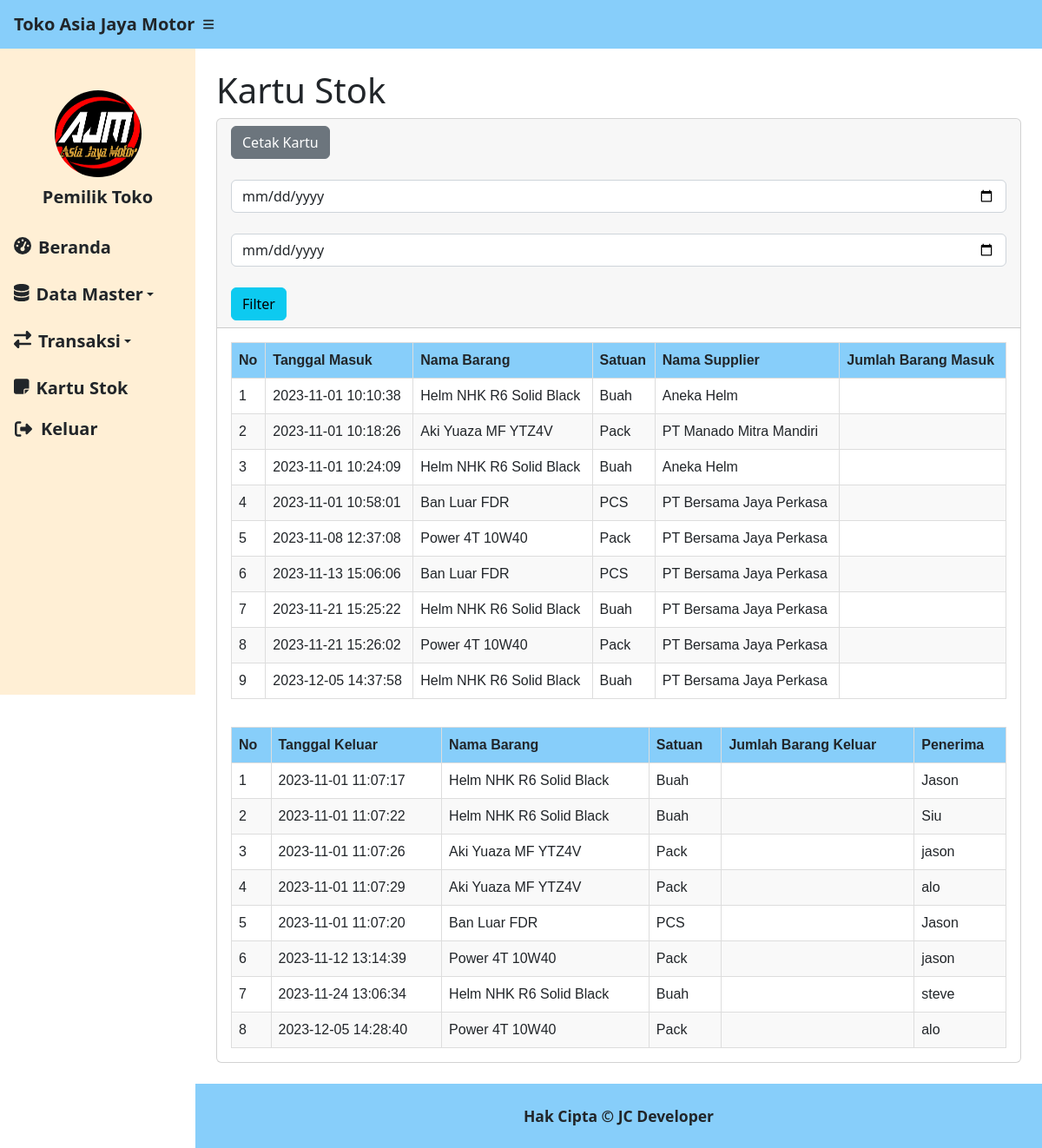
The app's page /kartustok_pimpinan.php (signed in), older data.
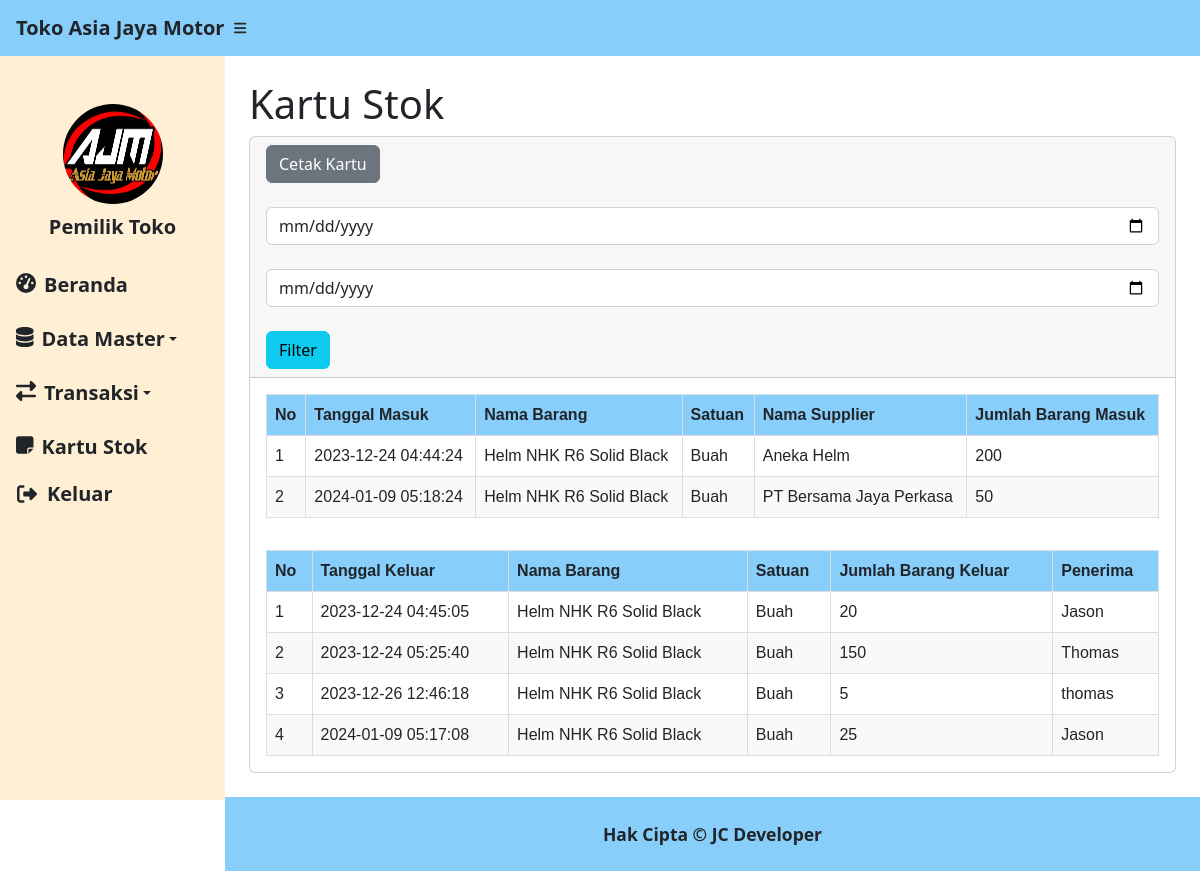
The same page, newer data.
### tables this page shows
CREATE TABLE `stok` (
  `idbarang` int(11) NOT NULL,
  `namabarang` varchar(25) NOT NULL,
  `jenisbarang` varchar(25) NOT NULL,
  `satuan` varchar(100) NOT NULL,
  `keterangan` varchar(500) NOT NULL,
  `Tanggal_Expired` varchar(100) NOT NULL,
  `stock` int(11) NOT NULL
);

### kartustok_pimpinan.php (the view, shortened to what the changed rows need)
<?php
require 'fungsi.php';
?>
<!DOCTYPE html>
<html lang="en">
<head>
    <link href="https://cdn.jsdelivr.net/npm/simple-datatables@7.1.2/dist/style.min.css" rel="stylesheet" />
    <link href="css/styles.css" rel="stylesheet" />
</head>
<body class="sb-nav-fixed">
    <div id="layoutSidenav">
        <div id="layoutSidenav_content">
            <main>
                <div class="container-fluid px-4">
                    <h1 class="mt-4">Kartu Stok</h1>
                    <div class="card mb-4">
                        <div class="card-body">
                            <table id="datatablesSimple">
                                <thead>
                                    <tr>
                                        <th>No</th>
                                        <th>Tanggal Masuk</th>
                                        <th>Nama Barang</th>
                                        <th>Satuan</th>
                                        <th>Nama Supplier</th>
                                        <th>Jumlah Barang Masuk</th>
                                    </tr>
                                </thead>
                                <tbody>
                                    <?php
                                    if (isset($_POST['saringtanggal'])) {
                                        $mulai = $_POST['tanggal_mulai'];
                                        $selesai = $_POST['tanggal_selesai'];
                                        if ($mulai != null || $selesai != null) {
                                            $ambilsemuadatastok = mysqli_query($conn, "SELECT * FROM `barang-masuk` m, stok s WHERE s.idbarang = m.idbarang
                                                    AND tanggal BETWEEN '$mulai' AND DATE_ADD('$selesai', INTERVAL 1 DAY) ORDER BY idmasuk DESC");
                                        } else {
                                            $ambilsemuadatastok = mysqli_query($conn, "SELECT * FROM barang-masuk m, stok s WHERE s.idbarang = m.idbarang");
                                        }
                                    } else {
                                        $ambilsemuadatastok = mysqli_query($conn, "SELECT * FROM `barang-masuk` m, stok s WHERE s.idbarang = m.idbarang");
                                    }
                                    $i = 1;
                                    while ($data = mysqli_fetch_array($ambilsemuadatastok)) {
                                        $tanggal = $data['tanggal'];
                                        $namabarang = $data['namabarang'];
                                        $satuan = $data['satuan'];
                                        $nama_supplier = $data['nama_supplier'];
                                        $qty_masuk = $data['qty_masuk'];
                                    ?>
                                        <td><?php echo $i++; ?></td>
                                        <td><?php echo $tanggal; ?></td>
                                        <td><?php echo $namabarang; ?></td>
                                        <td><?php echo $satuan ?></td>
                                        <td><?php echo $nama_supplier; ?></td>
                                        <td><?php echo $qty_masuk; ?></td>
                                    <?php
                                    }
                                    ?>
                                </tbody>
                            </table>
                        </div>
                        <div class="card-body">
                            <table id="datatablesSimple">
                                <thead>
                                    <tr>
                                        <th>No</th>
                                        <th>Tanggal Keluar</th>
                                        <th>Nama Barang</th>
                                        <th>Satuan</th>
                                        <th>Jumlah Barang Keluar</th>
                                        <th>Penerima</th>
                                    </tr>
                                </thead>
                                <tbody>
                                    <?php
                                    if (isset($_POST['saringtanggal'])) {
                                        $mulai = $_POST['tanggal_mulai'];
                                        $selesai = $_POST['tanggal_selesai'];
                                        if ($mulai != null || $selesai != null) {
                                            $ambilsemuadatastok = mysqli_query($conn, "SELECT * FROM `barang-keluar` k, stok s WHERE s.idbarang = k.idbarang
                                                    AND tanggal BETWEEN '$mulai' AND DATE_ADD('$selesai', INTERVAL 1 DAY) ORDER BY idkeluar DESC");
                                        } else {
                                            $ambilsemuadatastok = mysqli_query($conn, "SELECT * FROM `barang-keluar` k, stok s WHERE s.idbarang = k.idbarang");
                                        }
                                    } else {
                                        $ambilsemuadatastok = mysqli_query($conn, "SELECT * FROM `barang-keluar` k, stok s WHERE s.idbarang = k.idbarang");
                                    }
                                    $i = 1;
                                    while ($data = mysqli_fetch_array($ambilsemuadatastok)) {
                                        $tanggal = $data['tanggal'];
                                        $namabarang = $data['namabarang'];
                                        $satuan = $data['satuan'];
                                        $qty_keluar = $data['qty_keluar'];
                                        $penerima = $data['penerima'];
                                    ?>
                                        <td><?php echo $i++; ?></td>
                                        <td><?php echo $tanggal; ?></td>
                                        <td><?php echo $namabarang; ?></td>
                                        <td><?php echo $satuan; ?></td>
                                        <td><?php echo $qty_keluar; ?></td>
                                        <td><?php echo $penerima; ?></td>
                                    <?php
                                    }
                                    ?>
                                </tbody>
                            </table>
                        </div>
                    </div>
                </div>
            </main>
        </div>
    </div>
</body>

Row changes from the older to the newer data that the page shows:
removed barang-masuk: tanggal "2023-11-01 10:10:38", idbarang.namabarang "Helm NHK R6 Solid Black", idbarang.satuan "Buah", nama_supplier "Aneka Helm"
removed barang-masuk: tanggal "2023-11-01 10:18:26", idbarang.namabarang "Aki Yuaza MF YTZ4V", idbarang.satuan "Pack", nama_supplier "PT Manado Mitra Mandiri"
removed barang-masuk: tanggal "2023-11-01 10:24:09", idbarang.namabarang "Helm NHK R6 Solid Black", idbarang.satuan "Buah", nama_supplier "Aneka Helm"
removed barang-masuk: tanggal "2023-11-01 10:58:01", idbarang.namabarang "Ban Luar FDR", idbarang.satuan "PCS", nama_supplier "PT Bersama Jaya Perkasa"
removed barang-masuk: tanggal "2023-11-08 12:37:08", idbarang.namabarang "Power 4T 10W40", idbarang.satuan "Pack", nama_supplier "PT Bersama Jaya Perkasa"
removed barang-masuk: tanggal "2023-11-13 15:06:06", idbarang.namabarang "Ban Luar FDR", idbarang.satuan "PCS", nama_supplier "PT Bersama Jaya Perkasa"
removed barang-masuk: tanggal "2023-11-21 15:25:22", idbarang.namabarang "Helm NHK R6 Solid Black", idbarang.satuan "Buah", nama_supplier "PT Bersama Jaya Perkasa"
removed barang-masuk: tanggal "2023-11-21 15:26:02", idbarang.namabarang "Power 4T 10W40", idbarang.satuan "Pack", nama_supplier "PT Bersama Jaya Perkasa"
removed barang-masuk: tanggal "2023-12-05 14:37:58", idbarang.namabarang "Helm NHK R6 Solid Black", idbarang.satuan "Buah", nama_supplier "PT Bersama Jaya Perkasa"
removed barang-keluar: tanggal "2023-11-01 11:07:17", idbarang.namabarang "Helm NHK R6 Solid Black", idbarang.satuan "Buah", penerima "Jason"
removed barang-keluar: tanggal "2023-11-01 11:07:22", idbarang.namabarang "Helm NHK R6 Solid Black", idbarang.satuan "Buah", penerima "Siu"
removed barang-keluar: tanggal "2023-11-01 11:07:26", idbarang.namabarang "Aki Yuaza MF YTZ4V", idbarang.satuan "Pack", penerima "jason"
removed barang-keluar: tanggal "2023-11-01 11:07:29", idbarang.namabarang "Aki Yuaza MF YTZ4V", idbarang.satuan "Pack", penerima "alo"
removed barang-keluar: tanggal "2023-11-01 11:07:20", idbarang.namabarang "Ban Luar FDR", idbarang.satuan "PCS", penerima "Jason"
removed barang-keluar: tanggal "2023-11-12 13:14:39", idbarang.namabarang "Power 4T 10W40", idbarang.satuan "Pack", penerima "jason"
removed barang-keluar: tanggal "2023-11-24 13:06:34", idbarang.namabarang "Helm NHK R6 Solid Black", idbarang.satuan "Buah", penerima "steve"
removed barang-keluar: tanggal "2023-12-05 14:28:40", idbarang.namabarang "Power 4T 10W40", idbarang.satuan "Pack", penerima "alo"
added barang-masuk: tanggal "2023-12-24 04:44:24", idbarang.namabarang "Helm NHK R6 Solid Black", idbarang.satuan "Buah", nama_supplier "Aneka Helm", qty_masuk "200"
added barang-masuk: tanggal "2024-01-09 05:18:24", idbarang.namabarang "Helm NHK R6 Solid Black", idbarang.satuan "Buah", nama_supplier "PT Bersama Jaya Perkasa", qty_masuk "50"
added barang-keluar: tanggal "2023-12-24 04:45:05", idbarang.namabarang "Helm NHK R6 Solid Black", idbarang.satuan "Buah", qty_keluar "20", penerima "Jason"
added barang-keluar: tanggal "2023-12-24 05:25:40", idbarang.namabarang "Helm NHK R6 Solid Black", idbarang.satuan "Buah", qty_keluar "150", penerima "Thomas"
added barang-keluar: tanggal "2023-12-26 12:46:18", idbarang.namabarang "Helm NHK R6 Solid Black", idbarang.satuan "Buah", qty_keluar "5", penerima "thomas"
added barang-keluar: tanggal "2024-01-09 05:17:08", idbarang.namabarang "Helm NHK R6 Solid Black", idbarang.satuan "Buah", qty_keluar "25", penerima "Jason"
